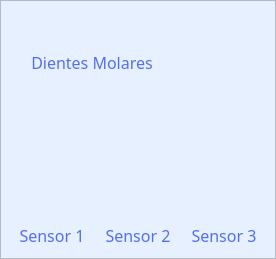
                   <widget class="QFrame" name="frame_5">
                    <property name="styleSheet">
                     <string notr="true">QFrame{
background-color: rgb(230, 240, 255);
}

QPushButton{
background-color: rgb(84,111,236);
border-top-left-radius:20px;
border-bottom-left-radius:20px;
border-top-right-radius:5px;
border-bottom-right-radius:5px;
color:rgb(255, 255, 255);
font: 77 12pt &quot;Arial Black&quot;;
}

QPushButton:hover{
background-color: rgb(39,74,233);
border-top-left-radius:20px;
border-bottom-left-radius:20px;
color:rgb(255,255,255);
font: 77 12pt &quot;Arial Black&quot;;
border-top-right-radius:5px;
border-bottom-right-radius:5px;
}


QLabel{
color:rgb(84,111,236);
font: 77 12pt &quot;Arial Black&quot;;
}
</string>
                    </property>
                    <property name="frameShape">
                     <enum>QFrame::StyledPanel</enum>
                    </property>
                    <property name="frameShadow">
                     <enum>QFrame::Raised</enum>
                    </property>
                    <layout class="QVBoxLayout" name="verticalLayout_9">
                     <item>
                      <layout class="QVBoxLayout" name="verticalLayout_19">
                       <item>
                        <layout class="QHBoxLayout" name="horizontalLayout_19">
                         <property name="spacing">
                          <number>12</number>
                         </property>
                         <property name="rightMargin">
                          <number>0</number>
                         </property>
                         <item>
                          <widget class="QLabel" name="label_10">
                           <property name="font">
                            <font>
                             <family>Arial Black</family>
                             <pointsize>12</pointsize>
                             <weight>9</weight>
                             <italic>false</italic>
                             <bold>false</bold>
                            </font>
                           </property>
                           <property name="text">
                            <string>Dientes Molares</string>
                           </property>
                           <property name="alignment">
                            <set>Qt::AlignCenter</set>
                           </property>
                          </widget>
                         </item>
                         <item>
                          <widget class="QLabel" name="pre_2">
                           <property name="minimumSize">
                            <size>
                             <width>80</width>
                             <height>100</height>
                            </size>
                           </property>
                           <property name="maximumSize">
                            <size>
                             <width>80</width>
                             <height>100</height>
                            </size>
                           </property>
                           <property name="text">
                            <string/>
                           </property>
                           <property name="pixmap">
                            <pixmap>images/dientes_molar.png</pixmap>
                           </property>
                           <property name="scaledContents">
                            <bool>true</bool>
                           </property>
                          </widget>
                         </item>
                        </layout>
                       </item>
                       <item>
                        <layout class="QHBoxLayout" name="horizontalLayout_20">
                         <item>
                          <layout class="QVBoxLayout" name="verticalLayout_20">
                           <item>
                            <widget class="QLabel" name="mo_sensor_1">
                             <property name="minimumSize">
                              <size>
                               <width>80</width>
                               <height>100</height>
                              </size>
                             </property>
                             <property name="maximumSize">
                              <size>
                               <width>80</width>
                               <height>100</height>
                              </size>
                             </property>
                             <property name="text">
                              <string/>
                             </property>
                             <property name="pixmap">
                              <pixmap>images/molar_blanco.png</pixmap>
                             </property>
                             <property name="scaledContents">
                              <bool>true</bool>
                             </property>
                            </widget>
                           </item>
                           <item>
                            <widget class="QLabel" name="label_11">
                             <property name="font">
                              <font>
                               <family>Arial Black</family>
                               <pointsize>12</pointsize>
                               <weight>9</weight>
                               <italic>false</italic>
                               <bold>false</bold>
                              </font>
                             </property>
                             <property name="text">
                              <string>Sensor 1</string>
                             </property>
                             <property name="alignment">
                              <set>Qt::AlignCenter</set>
                             </property>
                            </widget>
                           </item>
                          </layout>
                         </item>
                         <item>
                          <layout class="QVBoxLayout" name="verticalLayout_21">
                           <item>
                            <widget class="QLabel" name="mo_sensor_2">
                             <property name="minimumSize">
                              <size>
                               <width>80</width>
                               <height>100</height>
                              </size>
                             </property>
                             <property name="maximumSize">
                              <size>
                               <width>80</width>
                               <height>100</height>
                              </size>
                             </property>
                             <property name="text">
                              <string/>
                             </property>
                             <property name="pixmap">
                              <pixmap>images/molar_blanco.png</pixmap>
                             </property>
                             <property name="scaledContents">
                              <bool>true</bool>
                             </property>
                            </widget>
                           </item>
                           <item>
                            <widget class="QLabel" name="label_12">
                             <property name="font">
                              <font>
                               <family>Arial Black</family>
                               <pointsize>12</pointsize>
                               <weight>9</weight>
                               <italic>false</italic>
                               <bold>false</bold>
                              </font>
                             </property>
                             <property name="text">
                              <string>Sensor 2</string>
                             </property>
                             <property name="alignment">
                              <set>Qt::AlignCenter</set>
                             </property>
                            </widget>
                           </item>
                          </layout>
                         </item>
                         <item>
                          <layout class="QVBoxLayout" name="verticalLayout_22">
                           <item>
                            <widget class="QLabel" name="mo_sensor_3">
                             <property name="minimumSize">
                              <size>
                               <width>80</width>
                               <height>100</height>
                              </size>
                             </property>
                             <property name="maximumSize">
                              <size>
                               <width>80</width>
                               <height>100</height>
                              </size>
                             </property>
                             <property name="text">
                              <string/>
                             </property>
                             <property name="pixmap">
                              <pixmap>images/molar_blanco.png</pixmap>
                             </property>
                             <property name="scaledContents">
                              <bool>true</bool>
                             </property>
                            </widget>
                           </item>
                           <item>
                            <widget class="QLabel" name="label_13">
                             <property name="font">
                              <font>
                               <family>Arial Black</family>
                               <pointsize>12</pointsize>
                               <weight>9</weight>
                               <italic>false</italic>
                               <bold>false</bold>
                              </font>
                             </property>
                             <property name="text">
                              <string>Sensor 3</string>
                             </property>
                             <property name="alignment">
                              <set>Qt::AlignCenter</set>
                             </property>
                            </widget>
                           </item>
                          </layout>
                         </item>
                        </layout>
                       </item>
                      </layout>
                     </item>
                    </layout>
                   </widget>
